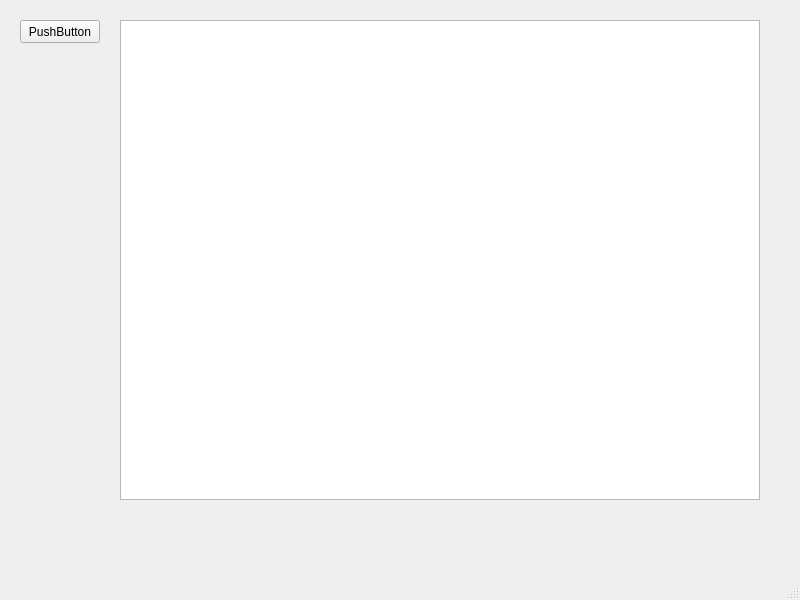
<?xml version="1.0" encoding="UTF-8"?>
<ui version="4.0">
 <class>MainWindow</class>
 <widget class="QMainWindow" name="MainWindow">
  <property name="geometry">
   <rect>
    <x>0</x>
    <y>0</y>
    <width>800</width>
    <height>600</height>
   </rect>
  </property>
  <property name="windowTitle">
   <string>MainWindow</string>
  </property>
  <widget class="QWidget" name="centralwidget">
   <widget class="QTextEdit" name="textEdit">
    <property name="geometry">
     <rect>
      <x>120</x>
      <y>20</y>
      <width>640</width>
      <height>480</height>
     </rect>
    </property>
   </widget>
   <widget class="QPushButton" name="pushButton">
    <property name="geometry">
     <rect>
      <x>20</x>
      <y>20</y>
      <width>80</width>
      <height>23</height>
     </rect>
    </property>
    <property name="text">
     <string>PushButton</string>
    </property>
   </widget>
  </widget>
  <widget class="QMenuBar" name="menubar">
   <property name="geometry">
    <rect>
     <x>0</x>
     <y>0</y>
     <width>800</width>
     <height>20</height>
    </rect>
   </property>
  </widget>
  <widget class="QStatusBar" name="statusbar"/>
 </widget>
 <resources/>
 <connections/>
</ui>
